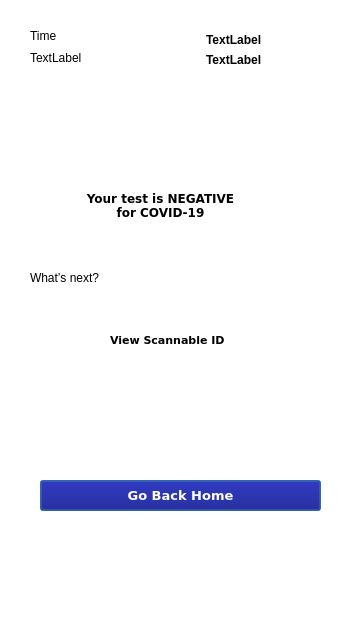
<?xml version="1.0" encoding="UTF-8"?>
<ui version="4.0">
 <class>covidnegativeresult</class>
 <widget class="QDialog" name="covidnegativeresult">
  <property name="geometry">
   <rect>
    <x>0</x>
    <y>0</y>
    <width>340</width>
    <height>640</height>
   </rect>
  </property>
  <property name="minimumSize">
   <size>
    <width>340</width>
    <height>640</height>
   </size>
  </property>
  <property name="maximumSize">
   <size>
    <width>340</width>
    <height>640</height>
   </size>
  </property>
  <property name="windowTitle">
   <string>Dialog</string>
  </property>
  <widget class="QLabel" name="label_2">
   <property name="geometry">
    <rect>
     <x>470</x>
     <y>700</y>
     <width>291</width>
     <height>371</height>
    </rect>
   </property>
   <property name="font">
    <font>
     <family>Verdana</family>
     <pointsize>10</pointsize>
    </font>
   </property>
   <property name="text">
    <string>
1.Stop using public transport.
2. Refrain from going out and to work.
3. Self-isolate, ideally alone in a room and away from other family members or roommates, for a period of 7-days.
4. If you have to share a bathroom with others, be mindful to clean commonly touched surfaces after every use to minimise the risk of infection.
5. For those living on their own, ask family or friends to assist with grocery shopping, or make use of online delivery services for quick and convenient grocery deliveries.
</string>
   </property>
   <property name="scaledContents">
    <bool>false</bool>
   </property>
   <property name="alignment">
    <set>Qt::AlignLeading|Qt::AlignLeft|Qt::AlignVCenter</set>
   </property>
   <property name="wordWrap">
    <bool>true</bool>
   </property>
   <property name="openExternalLinks">
    <bool>false</bool>
   </property>
  </widget>
  <widget class="QLabel" name="label_4">
   <property name="geometry">
    <rect>
     <x>130</x>
     <y>100</y>
     <width>91</width>
     <height>81</height>
    </rect>
   </property>
   <property name="text">
    <string/>
   </property>
   <property name="pixmap">
    <pixmap>image/negative.png</pixmap>
   </property>
  </widget>
  <widget class="QLabel" name="date">
   <property name="geometry">
    <rect>
     <x>206</x>
     <y>30</y>
     <width>131</width>
     <height>20</height>
    </rect>
   </property>
   <property name="font">
    <font>
     <bold>true</bold>
    </font>
   </property>
   <property name="text">
    <string>TextLabel</string>
   </property>
  </widget>
  <widget class="QLabel" name="time">
   <property name="geometry">
    <rect>
     <x>30</x>
     <y>50</y>
     <width>101</width>
     <height>16</height>
    </rect>
   </property>
   <property name="text">
    <string>TextLabel</string>
   </property>
  </widget>
  <widget class="QLabel" name="label_5">
   <property name="geometry">
    <rect>
     <x>30</x>
     <y>30</y>
     <width>37</width>
     <height>12</height>
    </rect>
   </property>
   <property name="text">
    <string>Time</string>
   </property>
  </widget>
  <widget class="QLabel" name="label_3">
   <property name="geometry">
    <rect>
     <x>-20</x>
     <y>160</y>
     <width>361</width>
     <height>91</height>
    </rect>
   </property>
   <property name="font">
    <font>
     <family>Verdana</family>
     <pointsize>9</pointsize>
     <bold>true</bold>
    </font>
   </property>
   <property name="text">
    <string>Your test is NEGATIVE 
for COVID-19</string>
   </property>
   <property name="alignment">
    <set>Qt::AlignCenter</set>
   </property>
  </widget>
  <widget class="QLabel" name="location">
   <property name="geometry">
    <rect>
     <x>206</x>
     <y>50</y>
     <width>131</width>
     <height>20</height>
    </rect>
   </property>
   <property name="font">
    <font>
     <bold>true</bold>
    </font>
   </property>
   <property name="text">
    <string>TextLabel</string>
   </property>
  </widget>
  <widget class="QLabel" name="label_9">
   <property name="geometry">
    <rect>
     <x>30</x>
     <y>270</y>
     <width>291</width>
     <height>16</height>
    </rect>
   </property>
   <property name="text">
    <string>What’s next?</string>
   </property>
  </widget>
  <widget class="QLabel" name="background">
   <property name="geometry">
    <rect>
     <x>30</x>
     <y>310</y>
     <width>300</width>
     <height>60</height>
    </rect>
   </property>
   <property name="autoFillBackground">
    <bool>false</bool>
   </property>
   <property name="text">
    <string/>
   </property>
   <property name="pixmap">
    <pixmap>image/cspng.png</pixmap>
   </property>
   <property name="scaledContents">
    <bool>true</bool>
   </property>
  </widget>
  <widget class="QPushButton" name="pushButton_3">
   <property name="geometry">
    <rect>
     <x>280</x>
     <y>310</y>
     <width>50</width>
     <height>60</height>
    </rect>
   </property>
   <property name="text">
    <string/>
   </property>
   <property name="icon">
    <iconset>
     <normaloff>image/arrow.png</normaloff>image/arrow.png</iconset>
   </property>
   <property name="autoDefault">
    <bool>false</bool>
   </property>
   <property name="flat">
    <bool>true</bool>
   </property>
  </widget>
  <widget class="QLabel" name="label_12">
   <property name="geometry">
    <rect>
     <x>60</x>
     <y>330</y>
     <width>30</width>
     <height>20</height>
    </rect>
   </property>
   <property name="text">
    <string/>
   </property>
   <property name="pixmap">
    <pixmap>image/file.png</pixmap>
   </property>
   <property name="scaledContents">
    <bool>true</bool>
   </property>
  </widget>
  <widget class="QLabel" name="label_7">
   <property name="geometry">
    <rect>
     <x>110</x>
     <y>330</y>
     <width>121</width>
     <height>20</height>
    </rect>
   </property>
   <property name="font">
    <font>
     <family>Verdana</family>
     <pointsize>8</pointsize>
     <bold>true</bold>
    </font>
   </property>
   <property name="text">
    <string>View Scannable ID </string>
   </property>
  </widget>
  <widget class="QLabel" name="label">
   <property name="geometry">
    <rect>
     <x>0</x>
     <y>0</y>
     <width>341</width>
     <height>661</height>
    </rect>
   </property>
   <property name="styleSheet">
    <string notr="true">background-color: rgb(255, 255, 255);</string>
   </property>
   <property name="text">
    <string/>
   </property>
  </widget>
  <widget class="QPushButton" name="pushButton_1">
   <property name="geometry">
    <rect>
     <x>40</x>
     <y>480</y>
     <width>281</width>
     <height>31</height>
    </rect>
   </property>
   <property name="font">
    <font>
     <family>Verdana</family>
     <pointsize>10</pointsize>
     <bold>true</bold>
    </font>
   </property>
   <property name="styleSheet">
    <string notr="true">background-color: rgb(0, 0, 127);
color: rgb(255, 255, 255);</string>
   </property>
   <property name="text">
    <string>Go Back Home</string>
   </property>
  </widget>
  <zorder>label</zorder>
  <zorder>label_2</zorder>
  <zorder>label_4</zorder>
  <zorder>date</zorder>
  <zorder>time</zorder>
  <zorder>label_5</zorder>
  <zorder>label_3</zorder>
  <zorder>location</zorder>
  <zorder>label_9</zorder>
  <zorder>background</zorder>
  <zorder>pushButton_3</zorder>
  <zorder>label_12</zorder>
  <zorder>label_7</zorder>
  <zorder>pushButton_1</zorder>
 </widget>
 <resources/>
 <connections/>
</ui>
